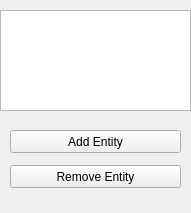
<?xml version="1.0" encoding="UTF-8"?>
<ui version="4.0">
 <class>Hierarchy</class>
 <widget class="QWidget" name="Hierarchy">
  <property name="geometry">
   <rect>
    <x>0</x>
    <y>0</y>
    <width>191</width>
    <height>213</height>
   </rect>
  </property>
  <property name="windowTitle">
   <string>Form</string>
  </property>
  <widget class="QListWidget" name="EntityList">
   <property name="geometry">
    <rect>
     <x>0</x>
     <y>10</y>
     <width>191</width>
     <height>101</height>
    </rect>
   </property>
  </widget>
  <widget class="QPushButton" name="AddEntity">
   <property name="geometry">
    <rect>
     <x>10</x>
     <y>130</y>
     <width>171</width>
     <height>23</height>
    </rect>
   </property>
   <property name="text">
    <string>Add Entity</string>
   </property>
  </widget>
  <widget class="QPushButton" name="RemoveEntity">
   <property name="geometry">
    <rect>
     <x>10</x>
     <y>165</y>
     <width>171</width>
     <height>23</height>
    </rect>
   </property>
   <property name="text">
    <string>Remove Entity</string>
   </property>
  </widget>
 </widget>
 <resources/>
 <connections/>
</ui>
